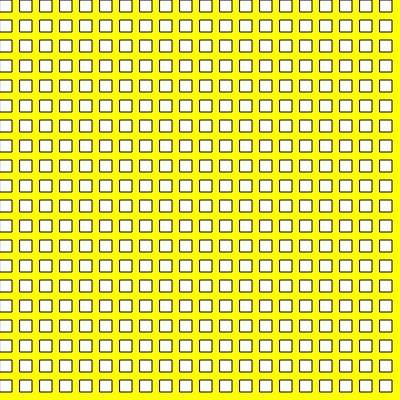
Frame 1 (no input)
Frame 60 (no input): identical to frame 1, image omitted
Frame 120 (the mouse pressed at the canvas centre since frame 60): identical to frame 1, image omitted

The p5.js sketch that drew this single still picture (run headless with seeded random() and noise() and a simulated clock; from frame 60 on, the mouse is pressed at the canvas centre):

// p5.js sketch
// ── sketch.js
let state = 0;

function setup() {
  createCanvas(400, 400);
}

function draw() {

  background(100);

  switch (state) {

    case 0:
      background("yellow");
      for (let j = 0; j<20 ; j++){
        for (let i = 0; i<20 ; i++){
        rect(i*20, j*20, 12, 12);
        }
      }
      break;

    case 1:
      background("blue");
      for (let j = 0; j<30 ; j++){
        for (let i = 0; i<30 ; i++){
        ellipse(i*20, j*20, 12, 12);
        }
      }
      break;

    case 2:
      background("red");
      for (let j = 0; j<70 ; j++){
        for (let i = 0; i<80 ; i++){
        rect(i*20, j*20, 20, 20);
        }
      }
      break;

    case 3:
      background("purple");
      for (let j = 0; j<30 ; j++){
        for (let i = 0; i<20 ; i++){
        rect(i*50, j*50, 20, 20);
        }
      }
      break;

    case 4:
      background("green");
      for (let j = 0; j<20 ; j++){
        for (let i = 0; i<20 ; i++){
        triangle(i*70, j*70, 12, 12);
        }
      }
      break;

  }
}

function mouseReleased() {
  state++;
  if (state > 4) state = 0;

}
